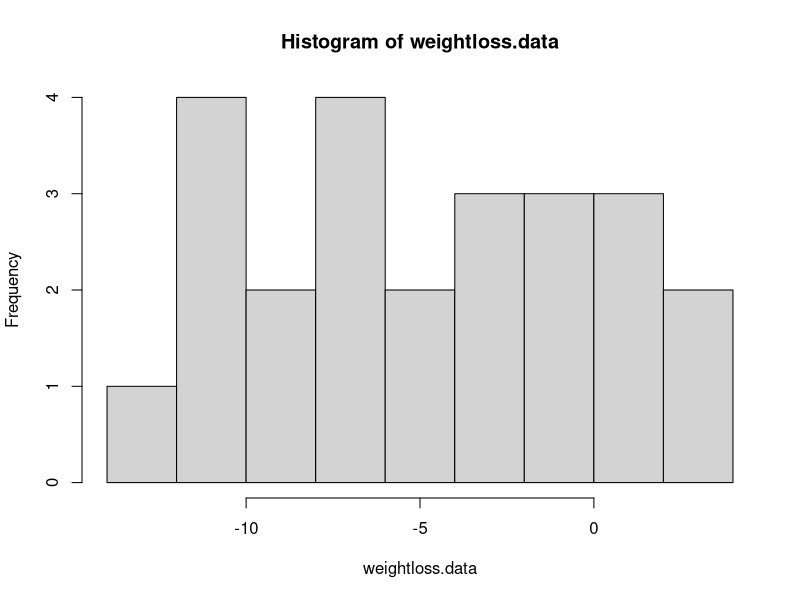
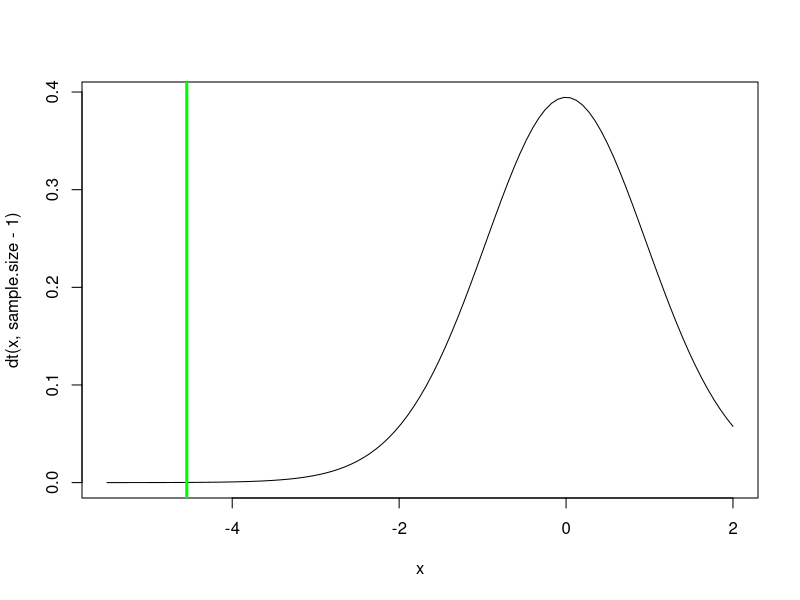
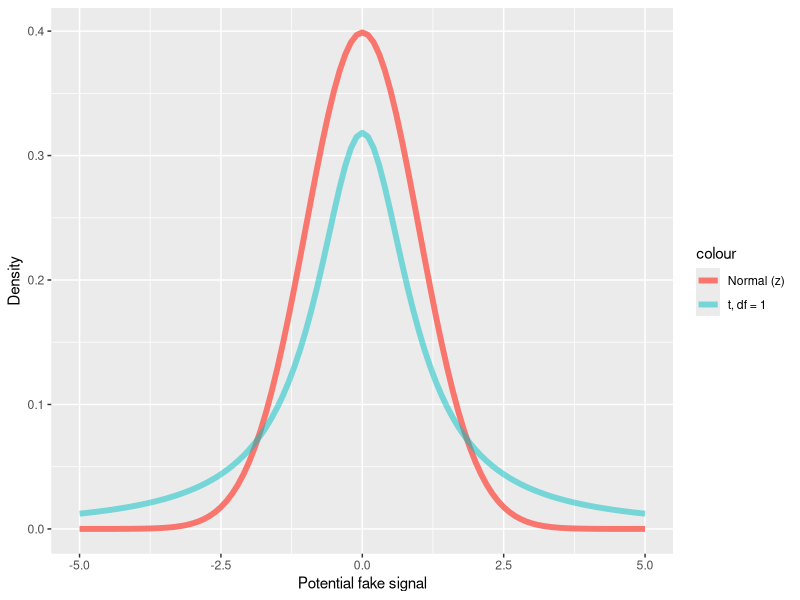
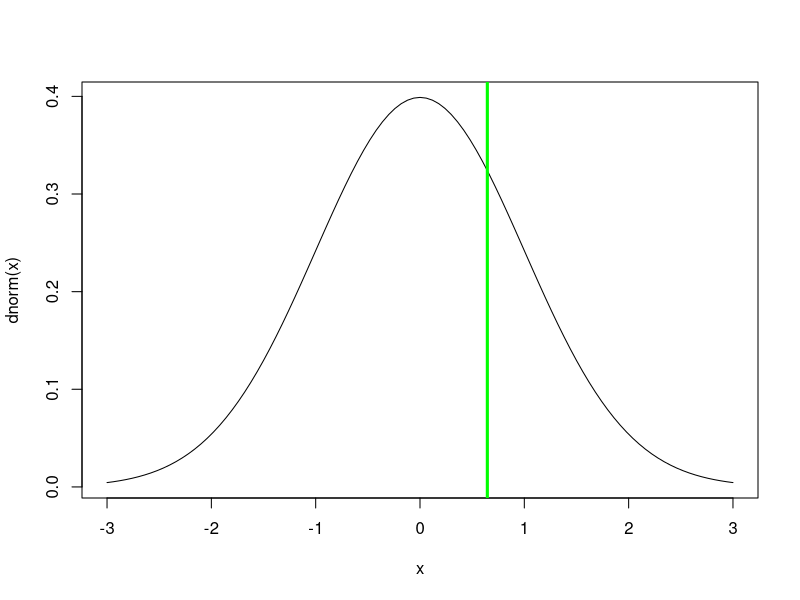
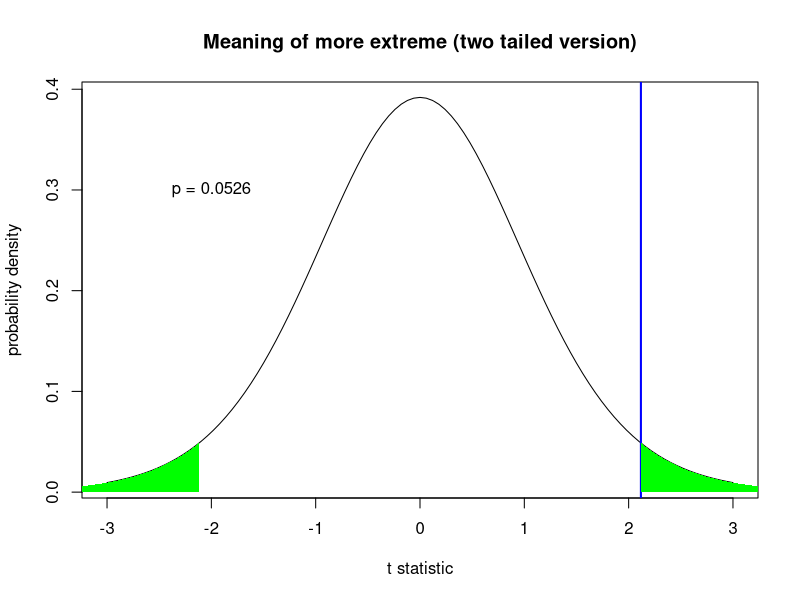
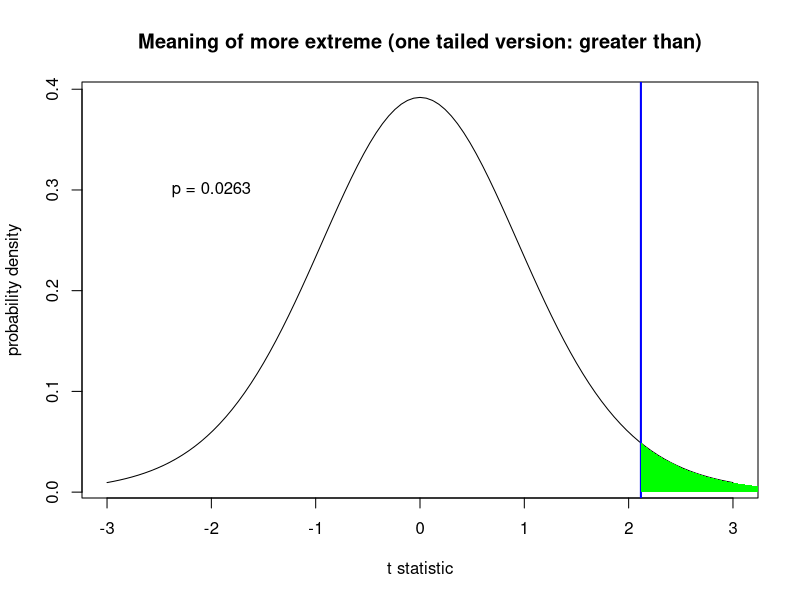
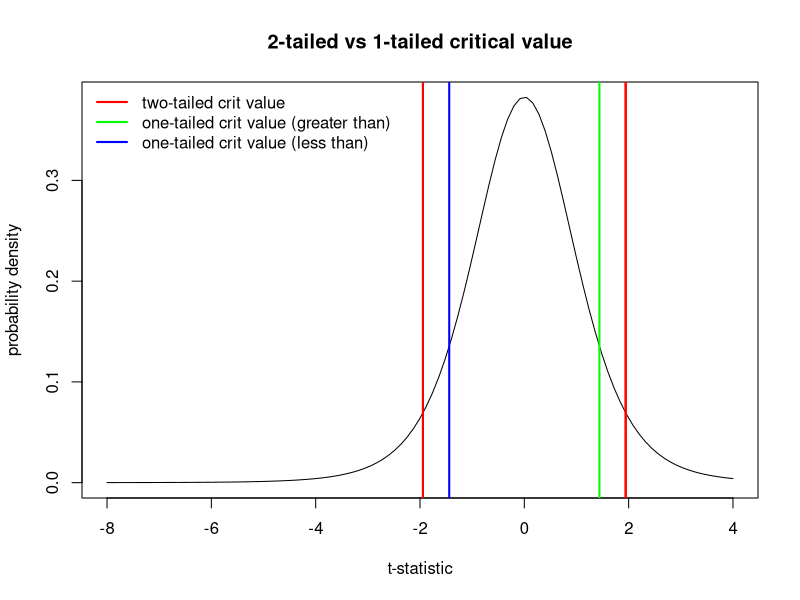
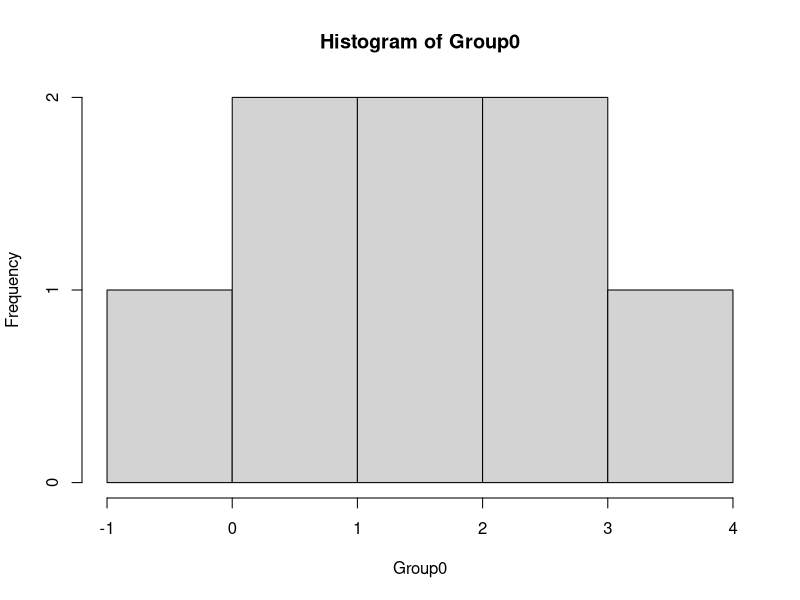

Generate these figures, in order, with R:
## ---- chunk 1

knitr::opts_chunk$set(echo = TRUE, cache = TRUE)

## ---- chunk 2

#  NRES 710, Lecture 4                             
#  University of Nevada, Reno    
#
#      t-tests and z-tests

## ---- chunk 3

## Paired t-test example -----------------

weightloss.data <- c(-10.4,-11.6,3.9,1.5,-0.3,-3.5 -10.0,-6.7,-6.1,-2.4,-6.0,2.3,0.1,-4.1,-3.2, -11.3,-3.2,-9.3,-7.5,-5.7,-0.1,0.0,-9.8,1.0,-11.9)
hist(weightloss.data, breaks = 7)
mean.weightloss <- mean(weightloss.data)
null.weightloss <- 0
stdev.weightloss <- sd(weightloss.data)
sample.size <- length(weightloss.data)
std.error <- stdev.weightloss / sqrt(sample.size)

t.statistic <- (mean.weightloss - null.weightloss) / std.error
t.statistic

curve(dt(x, sample.size - 1), -5.5, 2)
abline(v = t.statistic, col = "green", lwd = 3)

t.crit <- qt(0.05, sample.size - 1)
# 'critical value' of the t statistic\
# you can reject the null if your value is more extreme than this!

p <- pt(t.statistic, sample.size - 1) # p value
p    # this is the p value

options(scipen = 100)   # if you don't like scientific notation!
p     

# Alternative: use R's built in t test

t.test(weightloss.data, alternative = "less")   # should get the same p-value!

## ---- chunk 4

# difference between t and standard normal
library(ggplot2)
base <- ggplot() +
  xlim(-5, 5) +
  geom_function(aes(col = "Normal (z)"), fun = dnorm, lwd = 2) +
  labs(y = "Density", x = "Potential fake signal")

deg_free <- 1
base +
  geom_function(aes(col = sprintf("t, df = %s", deg_free)), fun = dt, args = list(df=deg_free), lwd = 2, alpha = 0.5)

# base r plotting alternative!:

# curve(dnorm,-5,5,ylab="density",xlab="fake signal")
# curve(dt(x,df=1),add=T,col="green")

## ---- chunk 5

# z distribution --------------------

## z test  

df <- read.csv("GSW_height.csv")
GSWheight <- df$Height
GSWheight
mean.gsw <- mean(GSWheight)
sd.gsw <- sd(GSWheight) 
sd.pop <- 4
mean.pop <- 79
n <- length(GSWheight)
s.e. <- sd.pop/sqrt(n)

null.height <- mean.pop   # null: GSW are sampled randomly from the pool of all NBA players. They are not fundamentally different!

z.statistic <- (mean.gsw-null.height)/s.e.
z.statistic

curve(dnorm(x),-3,3)    # we assume that the z statistic is normally distributed- standard normal!
abline(v=z.statistic,col="green",lwd=3)

p <- 1-pnorm(z.statistic)    # is the p value enough evidence to tell you that GSW players are taller than the NBA average??
p       

pnorm(z.statistic)

## ---- chunk 6

# one sample t-test (paired t-test is a type of one sample t-test)  -------------

sample.data <- rgamma(10,2,.1)
null.mean <- 10

sample.size <- length(sample.data)
sample.mean <- mean(sample.data)
sample.sd <- sd(sample.data)
std.err <- sample.sd/sqrt(sample.size)
t.stat <- (sample.mean-null.mean)/std.err

t.crit <- abs(qt(0.025,sample.size-1))   # for 2-tailed test

p.val <- (1-pt(abs(t.stat),sample.size-1))*2   # 


### alternatively use the t.test function:

t.test(sample.data,mu=null.mean)   # should get the same answer!

## ---- chunk 7

# two sample t-test -----------------

sample.data.1 <- rnorm(15,55,10)
sample.data.2 <- rnorm(10,45,10)

sample.size.1 <- length(sample.data.1)
sample.size.2 <- length(sample.data.2)
sample.size.pooled <- length(sample.data.1) + length(sample.data.2)

sample.mean1 <- mean(sample.data.1)
sample.mean2 <- mean(sample.data.2)

sample.sd1 <- sd(sample.data.1)
sample.sd2 <- sd(sample.data.2)
sample.sd.pooled <- sqrt(((sample.size.1-1)*sample.sd1^2 + (sample.size.2-1)*sample.sd2^2)/(sample.size.pooled-2))

std.err.pooled <- sample.sd.pooled*sqrt(1/sample.size.1+1/sample.size.2)
t.stat <- (sample.mean1-sample.mean2)/std.err.pooled

t.crit <- abs(qt(0.025,sample.size.pooled-2))   # for 2-tailed test

p.val <- (1-pt(abs(t.stat),sample.size.pooled-2))*2   # 2-tailed test



### alternatively use the t.test function:

t.test(sample.data.1,sample.data.2,var.equal = T)   # should get the same answer!

## ---- chunk 8

# one vs two tailed demo

#my.data <- rnorm(15, 0.5, 1)   # generate sample data
my.data <- c(0.20119786,1.41700898,-0.72426698,0.44006284,0.01487128,-0.19031680,1.75470699,-0.81992816,2.31978530,  2.71442595,-0.31461411,0.52086138,-0.50580117,1.52260888,0.76454698)
samp.mean <- mean(my.data)
samp.sd <- sd(my.data)
samp.n <- length(my.data)
std.err <- samp.sd/sqrt(samp.n)

null.mean <- 0

t.statistic <- (samp.mean-null.mean)/std.err

### Two-tailed
curve(dt(x,samp.n-1),-3,3, main="Meaning of more extreme (two tailed version)",
      ylab="probability density",xlab="t statistic")    # visualize the sampling distribution of the t-statistic
abline(v=t.statistic,lwd=2,col="blue")

xs <- seq(abs(t.statistic),10,0.05)                
ys <- dt(xs,samp.n-1)
polygon(x=c(xs,rev(xs)),y=c(ys,rep(0,times=length(ys))),col="green",border=NA)
polygon(x=c(-xs,rev(-xs)),y=c(ys,rep(0,times=length(ys))),col="green",border=NA)

p.twosided <- pt(-abs(t.statistic),samp.n-1)*2     # two-tailed p-value

text(-2,0.3,paste("p =",round(p.twosided,4)))

### One-sided (alternative = 'greater')
curve(dt(x,samp.n-1),-3,3, main="Meaning of more extreme (one tailed version: greater than)",
      ylab="probability density",xlab="t statistic")    # visualize the sampling distribution of the t-statistic
abline(v=t.statistic,lwd=2,col="blue")

xs <- seq(t.statistic,10,0.05)                
ys <- dt(xs,samp.n-1)
polygon(x=c(xs,rev(xs)),y=c(ys,rep(0,times=length(ys))),col="green",border=NA)

p.onesided <- pt(-abs(t.statistic),samp.n-1)     # one-tailed p-value

text(-2,0.3,paste("p =",round(p.onesided,4)))

## ---- chunk 9

### t-crit in one tailed vs two tailed test

sample.size=7

curve(dt(x,sample.size-1),-8,4, main="2-tailed vs 1-tailed critical value",
      xlab="t-statistic",ylab="probability density")

alpha <- 0.1
t.crit.twosided <- qt(alpha/2,sample.size-1) 

abline(v=c(t.crit.twosided,abs(t.crit.twosided)),col="red",lwd=2)


t.crit.twosided <- qt(alpha/2,sample.size-1) 

abline(v=c(t.crit.twosided,abs(t.crit.twosided)),col="red",lwd=2)

t.crit.onesided <- qt(alpha,sample.size-1) 

abline(v=abs(t.crit.onesided),col="green",lwd=2)
abline(v=t.crit.onesided,col="blue",lwd=2)

legend("topleft",lwd=c(2,2,2),col=c("red","green","blue"),bty="n",legend=c("two-tailed crit value","one-tailed crit value (greater than)","one-tailed crit value (less than)"))

## ---- chunk 10

# More t-test examples

# T-tests  ---------------

# Are my data greater than zero? 
Group0 <- c(0.5, -0.03, 4, 2.5, 0.89, 2.2, 1.7, 1.125)
hist(Group0)
t.test(Group0,alternative="greater") # This gets at directionality


#Are my data different than zero? 
Group0 <- c(0.5, -0.03, 4, 2.5, 0.89, 2.2, 1.7, 1.125)
hist(Group0)
t.test(Group0) # Okay, that's to zero. What about if it's different than 1? 

# are my data different than 1? 
t.test(Group0, mu=1)

# Now let's test two groups. 
# are the means equal? 
group1 <- c(7,9,6,6,6,11,6,3,8,7)
group2 <- c(11,13,8,6,14,11,13,13,10,11)
t.test(group1, group2, var.equal=T) # Notice how we set equal variance? Look at the output - "Two Sample t-test."
# is this one-tail or two? 

group1 <- c(7,9,6,6,6,11,6,3,8,7)
group2 <- c(11,13,8,6,14,11,13,13,10,11)
t.test(group1, group2) #  "Welch's Two Sample t-test"
# WELCH'S TEST IS THE DEFAULT IN R


## ---- chunk 11

## testing for normality ------------------

my.data.nonnorm <- rgamma(20,0.1,0.1)    # simulate some non-normal data
hist(my.data.nonnorm,main="non-normal")     # visualize the data distribution

my.data.norm <- rnorm(20,6,0.9)    # simulate some normal data
hist(my.data.norm,main="normal")     # visualize the data distribution

# visualize q-q plot

qqnorm(my.data.nonnorm,main="non-normal")   # visual test for normality

qqnorm(my.data.norm,main="normal")

# run shapiro-wilk test

shapiro.test(my.data.nonnorm)

shapiro.test(my.data.norm)

## ---- chunk 12

# test for equal variances

# are the variances equal? 
group1 <- c(7,9,6,6,6,11,6,3,8,7)
group2 <- c(11,13,8,6,14,11,13,13,10,11)

bartlett.test(list(group1,group2))   # Bartlett's test has stong assumption of normality

car::leveneTest(c(group1,group2),rep(c("group1","group2"),each=10))    # Levene's test is less reliant on normality

## ---- chunk 13

# Wilcoxon signed rank test

my.data <- rgamma(20,0.1,0.1)-2

hist(my.data)

wilcox.test(my.data)

t.test(my.data)   # t-test for comparison
  
## ---- chunk 14

# Wilcoxon signed rank test

my.data1 <- rgamma(20,0.1,0.1)-2
my.data2 <- rgamma(20,0.2,0.1)-2

median(my.data1)
median(my.data2)

wilcox.test(my.data1,my.data2)

t.test(my.data1,my.data2)   # t-test for comparison

#### perform rank test from scratch!

allobs <- c(my.data1,my.data2)
inorder <- order(allobs)

rank1 <- inorder[1:20]
rank2 <- inorder[21:40]

t.test(rank1,rank2,var.equal = T)    # perform t-test on the ranks (usually similar to Mann-Whitney test)
  
## ---- chunk 15

# Power analysis ----------------------

# First we will set the population parameters:

true.mean.A <- 13.5
true.mean.B <- 13.9

true.sd <- 3.4

# Assume a two-tailed test- alternative hypothesis is that the mean of A is different from the mean of B

# Now let's set the sampling scenario

sampsize.A <- 10
sampsize.B <- 12

# now we will simulate a single 'experiment'

samp.A <- rnorm(sampsize.A,true.mean.A,true.sd)
samp.B <- rnorm(sampsize.B,true.mean.B,true.sd)

# and now we can run a test!

this.test <- t.test(samp.A,samp.B,var.equal = T)

# and determine if we rejected our null hypothesis (which we know is not true!)

this.test$p.value < 0.05

## ---- chunk 16

# full power analysis:   ------------

# First we will set the population parameters:

true.mean.A <- 13.5
true.mean.B <- 13.9

true.sd <- 3.4

# Assume a two-tailed test- alternative hypothesis is that the mean of A is different from the mean of B

# Now let's set the sampling scenario

sampsize.A <- 10
sampsize.B <- 12

# now we will simulate LOTS of  'experiments'

pvals <- numeric(1000)

for(i in 1:1000){
  samp.A <- rnorm(sampsize.A,true.mean.A,true.sd)
  samp.B <- rnorm(sampsize.B,true.mean.B,true.sd)
  
  # and now we can run a test!
  
  this.test <- t.test(samp.A,samp.B,var.equal = T)
  
  # and determine if we rejected our null hypothesis (which we know is not true!)
  
  pvals[i] <- this.test$p.value
}

 # hist(pvals)

length(which(pvals<0.05))/1000

## ---- chunk 17

# full power analysis WITH SAMPLE SIZE DETERMINATION:   --------

# First we will set the population parameters:

true.mean.A <- 13.5
true.mean.B <- 13.9

true.sd <- 3.4

# Assume a two-tailed test- alternative hypothesis is that the mean of A is different from the mean of B

# now we will simulate LOTS of  'experiments' under different sample sizes

sampsize <- seq(5,400,10)

power <- numeric(length(sampsize))

for(j in 1:length(sampsize)){
  
  pvals <- numeric(1000)
  for(i in 1:1000){
    samp.A <- rnorm(sampsize[j],true.mean.A,true.sd)
    samp.B <- rnorm(sampsize[j],true.mean.B,true.sd)
    
    # and now we can run a test!
    
    this.test <- t.test(samp.A,samp.B,var.equal = T)
    
    # and determine if we rejected our null hypothesis (which we know is not true!)
    
    pvals[i] <- this.test$p.value
  }

 # hist(pvals)

  power[j] <- length(which(pvals<0.05))/1000
}

names(power) <- sampsize

plot(power~sampsize)

